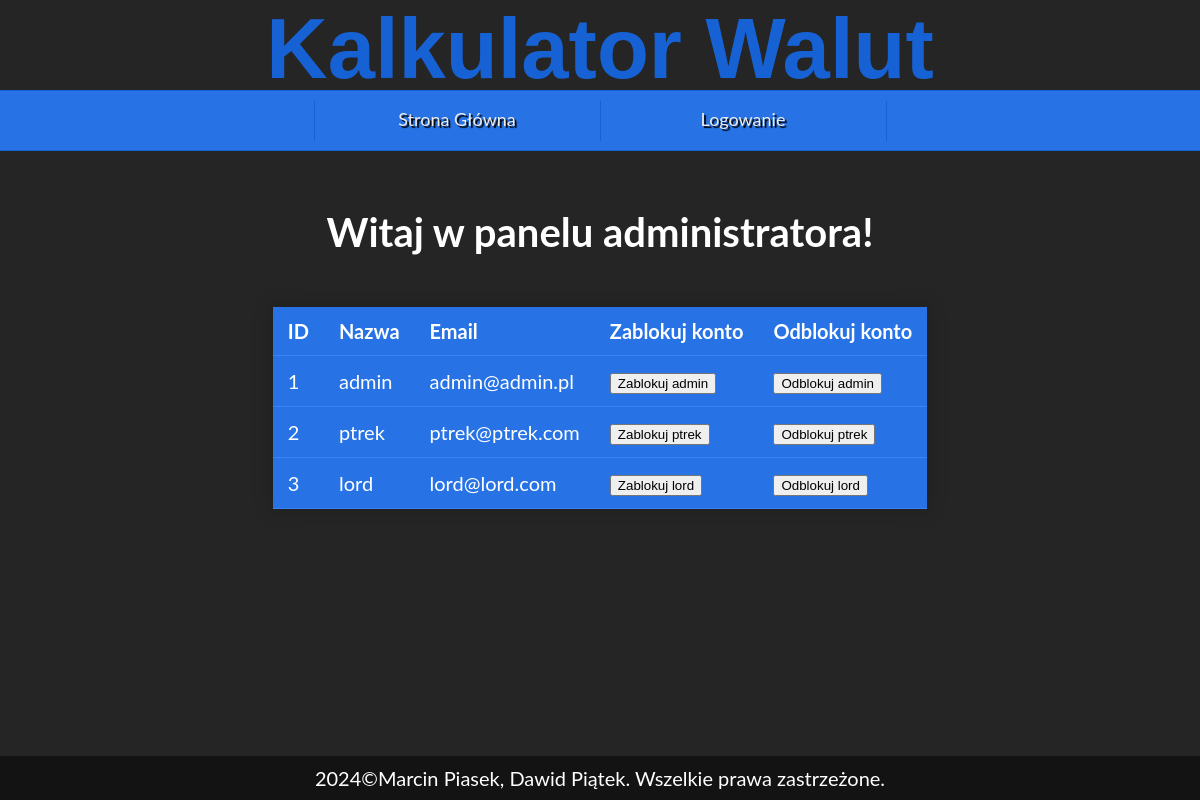
Page /php/adminpage.php on the committed database.
### tables this page shows
CREATE TABLE `data` (
  `ID_User` int(11) NOT NULL,
  `Username` varchar(255) NOT NULL,
  `Email` varchar(255) NOT NULL,
  `Password` varchar(255) NOT NULL,
  `rank_role` varchar(255) DEFAULT NULL,
  `Picture` longblob DEFAULT NULL,
  `ban` tinyint(1) DEFAULT NULL
);

### php/getuser.php (the view, shortened to what this page needs)
<?php
    require("connect.php");
    $x = $_SESSION['Username'];
    $sql = "SELECT * FROM data WHERE Username!='$x' ORDER BY ID_User ASC";
    $result = $conn->query($sql);
    echo "<table class='table'>";
        echo "<tr>";
            echo "<th>";
                echo "ID";
            echo "</th>";
            echo "<th>";
                echo "Nazwa";
            echo "</th>";
            echo "<th>";
                echo "Email";
            echo "</th>";
            echo "<th>";
                echo "Zablokuj konto";
            echo "</th>";
            echo "<th>";
                echo "Odblokuj konto";
            echo "</th>";
        echo "</tr>";
    if ($result->num_rows > 0) {
        while($row = $result->fetch_assoc()) {
            echo "<tr>";
                echo "<td>";
                    echo $row["ID_User"];
                echo "</td>";
                echo "<td>";
                    echo $row["Username"];
                echo "</td>";
                echo "<td>";
                    echo $row["Email"];
                echo "</td>";
                echo "<td>";
                    echo "<form action='ban.php' method='POST'>";
                        echo "<input type='submit' value='Zablokuj $row[Username]'>";
                    echo "</form>";
                echo "</td>";
                echo "<td>";
                echo "<form action='unban.php' method='POST'>";
                    echo "<input type='submit' value='Odblokuj $row[Username]' >";
                echo "</form>";
                echo "</td>";
            echo "</tr>";
        }
    }
    else {
        echo "Brak Użytkowników";
    }
    echo "</table>";
?>

### php/adminpage.php (shortened to what this page needs)
<!DOCTYPE html>
<html lang="PL-pl">
<head>
    <link rel="stylesheet" type="text/css" href="../css/style.css" />
</head>
<body>
    <div id="all">
        <div id="header">
            <div id="logo">
                <a href="../index.php" class="logolink">
                    <span class="logotekst1">Kalkulator Walut</span>
                </a>
            </div>
        </div>
        <div id="navigation">
            <ol>
                <li><a href="../index.php">Strona Główna</a></li>
                <?php
                if(isset($_SESSION['loggedin']) && $_SESSION['loggedin'] == true)
                {
                    echo "<li><a href="."#".">".$_SESSION['Username']."</a>
                        <ul>
                            <li><a href="?><?php
                                if($_SESSION['Username']=='admin')
                                {
                                    echo "adminpage.php";
                                }
                                else
                                {
                                    echo "userpage.php";
                                }
                            ?><?php echo">Profil</a></li>
                            <li><a href="."settings.php".">Ustawienia</a></li>
                            <li><a href="."logout.php".">Wyloguj</a></li>
                            </ul></li>";
                }
                else
                {
                    echo "<li><a href="."login.php".">Logowanie</a></li>";
                }
                ?>
            </ol>
        </div>
        <div id="content">
            <form method="post" action="addmovie.php" enctype="multipart/form-data">
                <div id="div_login">
                    <h1 style="text-align:center;">Witaj w panelu administratora!</h1>
                </div>
            </form>
            <br>
            <div>
            <?php
                include("getuser.php");
            ?>
            </div>
        </div>
        <div id="footer">
            2024&copy;Marcin Piasek, Dawid Piątek. Wszelkie prawa zastrzeżone.
        </div>
    </div>
</body>
</html>

### css/style.css (style rules this page uses)
:root { --glowny-kolor-tla: #2773e5; --jasniejszy-kolor-tla: #3884f6; --ciemniejszy-kolor-tla: #1662d4; --jeszcze-ciemniejszy-kolor: #0551c3; --tlo: #252525; --stopka-tlo: #131313; }
html, body { height: 100%; background-color: var(--tlo); font-family: "Lato", sans-serif; font-size: 20px; color: #ffffff; margin: 0 !important; }
#all { position: relative; min-height: 100vh; }
#header { width: 100%; padding-bottom: 20px; height: 70px; margin-left: auto; margin-right: auto; }
#logo { font-family: "Josefin Sans", sans-serif; font-weight: bold; text-align: center; float: center; font-size: 85px; display: block; }
a.logolink { text-decoration: none; display: block; color: var(--ciemniejszy-kolor-tla); }
#navigation { width: 100%; padding: 10px 0; background-color: var(--glowny-kolor-tla); text-align: center; border-top: 1px solid var(--ciemniejszy-kolor-tla); border-bottom: 1px solid var(--ciemniejszy-kolor-tla); }
ol { padding: 0; margin: 0; list-style-type: none; font-size: 18px; height: 35px; line-height: 200%; text-shadow: 2px 2px 1px #000000; display: inline-block; color: #cacaca; }
ol a { color: #ececec; text-decoration: none; display: block; }
ol > li { float: left; width: 285px; height: 40px; border-right: 1px solid var(--ciemniejszy-kolor-tla); background-color: var(--glowny-kolor-tla); }
ol > li:first-child { border-left: 1px solid var(--ciemniejszy-kolor-tla); }
#content { width: 60%; padding-top: 1.5rem; padding-bottom: 3.5rem; text-align: justify; margin-left: auto; margin-right: auto; }
#footer { position: absolute; bottom: 0; width: 100%; background-color: var(--stopka-tlo); text-align: center; padding: 10px 0; }
.table { border-collapse: collapse; margin: auto; box-shadow: 0 0 20px rgba(0, 0, 0, 0.2); }
.table tr { background-color: var(--glowny-kolor-tla); color: #ffffff; text-align: left; border-bottom: 1px solid var(--jasniejszy-kolor-tla); }
.table td, th { padding: 12px 15px; }

### rows in the picture
data: ID_User "1", Username "admin", Email "admin@admin.pl", Username "Zablokuj admin", Username "Odblokuj admin"
data: ID_User "2", Username "ptrek", Email "ptrek@ptrek.com", Username "Zablokuj ptrek", Username "Odblokuj ptrek"
data: ID_User "3", Username "lord", Email "lord@lord.com", Username "Zablokuj lord", Username "Odblokuj lord"
